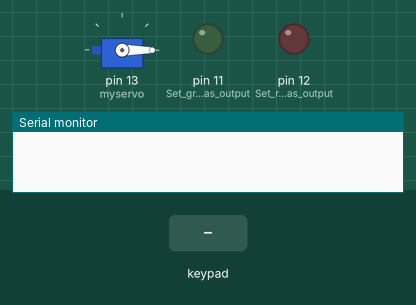
A sketch run on a simulated Arduino Uno, built with avr-gcc and run on an emulated ATmega328P. On the bench: servo, output pins drawn as LEDs (lit = HIGH), the last lines printed to the serial monitor. The inputs (shaded band) are chosen by the test bench.

Above: at 1.4 s.
1.5 s: key '*' pressed
At 1.9 s:
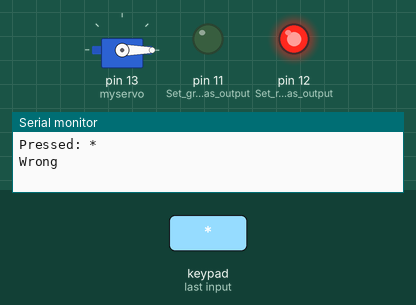
3.5 s: keypad keys 2 4 6 8 * pressed 0.4 s apart
At 5.5 s:
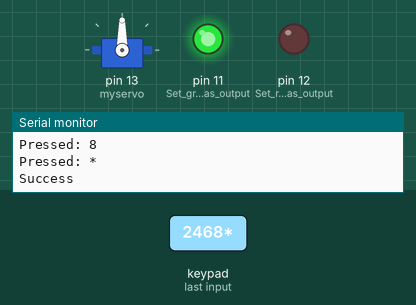
Timing chart, 0 to 7.1 s (numbered marks = the images above; inputs shaded):
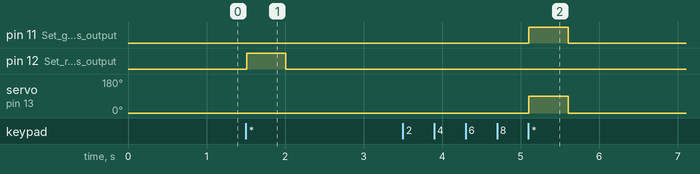

The sketch:

04.keypad_entry_system_servo.ino
```cpp
/*
First, the sketch calls on the Keypad, Servo, and Password libraries.
The Servo library is included in the IDE, but you’ll have to download
the Keypad and Password libraries (http://nostarch.com/ arduinohandbook/).
We then set the eight pins that will determine the input from the keypad,
and set Arduino pins 11 and 12 to control the LEDs and pin 13 to control the servomotor.
The Arduino waits for your code input from the keypad and for you to confirm your input with *.
Once you’ve pressed the asterisk key, the sketch will check the entry against the password in the code.
If the entry doesn’t match the password, the red LED will be set to HIGH and light;
if the entry does match the password, the green LED will be set to HIGH and light,
and the servomotor will turn. Pressing # will reset the sketch so it’s ready for another entry.
***With the keypad face up, the wires are numbered 1–8 from left to right. The first four wires
correspond to the rows, and the latter four to the columns.

To alter the password, change the number in quotation marks in the following line.
----------------------------------------------------------------------------------
Password password = Password("2468");
----------------------------------------------------------------------------------
Keypad Library for Arduino
Authors: Mark Stanley, Alexander Brevig
http://playground.arduino.cc/Main/KeypadTutorial
*/

#include <Password.h>
#include <Keypad.h>
#include <Servo.h>

Servo myservo;
Password password = Password("2468"); //Set Password

const byte ROWS = 4; //Set four rows
const byte COLS = 4; //Set four columns

char keys[ROWS][COLS] = {  //Define the keymap
  {'1','2','3','A'},
  {'4','5','6','B'},
  {'7','8','9','C'},
  {'*','0','#','D'}
  };
  byte rowPins[ROWS] = {9,8,7,6}; //Pins connected to the keypad ROW0, ROW1, ROW2, and ROW3
  byte colPins[COLS] = {5,4,3,2}; //Pins connected to the keypad COL0, COL1, COL2, and COL3

  //Create the keypad
  Keypad keypad = Keypad(makeKeymap(keys), rowPins, colPins, ROWS, COLS);

void setup() {
  // put your setup code here, to run once:
  Serial.begin(9600);
  delay(200);
  pinMode(11, OUTPUT); //Set green LED as output
  pinMode(12, OUTPUT); //Set red LED  as output
  myservo.attach(13); //Pin connected to servo
  keypad.addEventListener(keypadEvent); //Add an event listener to detech key presses
}

void loop() {
  // put your main code here, to run repeatedly:
  keypad.getKey();
  myservo.write(0);
}

void keypadEvent(KeypadEvent eKey) {
  switch (keypad.getState()) {
    case PRESSED:
    Serial.print("Pressed: ");
    Serial.println(eKey);
    switch (eKey) {
      case '*': checkPassword();
      break;
      case '#': password.reset();
      break;
      default: password.append(eKey);
      }
    }
  }

void checkPassword() {
  if (password.evaluate()) {  //If Password is correct...
    Serial.println("Success");
    myservo.write(90); //Move servo arm 90 degrees
    digitalWrite(11, HIGH); //Turn on green LED
    delay(500);
    digitalWrite(11, LOW); //Turn off green LED
    } else {   //If the Password is incorrect...
      Serial.println("Wrong");
      myservo.write(0);
      digitalWrite(12, HIGH); //Turn on red LED
      delay(500); //Wait 5 second
      digitalWrite(12, LOW); //Turn off red LED
      }
  }
```

Measured:
- after the input at 1.5 s, pin 12 (Set_red_LED__as_output): LOW → HIGH at once, → LOW 0.50 s later
- after the input at 3.5 s, pin 11 (Set_green_LED_as_output): LOW → HIGH after 1.6 s, → LOW 0.50 s later; servo on pin 13 (myservo): 0° → 90° after 1.6 s, → 0° 0.50 s later
